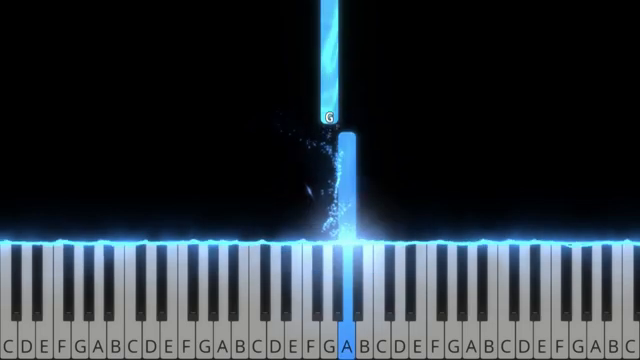
#> input picture frame 173 of media/Au Clair De La Lune - Super Easy Piano Tutorial.mp4, 640 x 360 px, given in place of FFX.mp4, which was not available
$ python test_Objects.py
#> lines starting #> are read from the running program, lines starting #| are printed output that depends on the picture; after the words box and inside, x2 and y2 are one past the last pixel; in counts of white or black regions, pixels touching at a corner belong together; pictures that were not available may be replaced by others from this repository, and a replacement may not be noted
#> further down, first_frame is the input picture: shape (360, 640, 3); mean B, G, R 58.5, 51.6, 43.2
### midi_scanner/utils/key_detection.py
import cv2
import numpy as np
from midi_scanner.utils.visualization import display_connected_components, display_lines, put_white_notes_on_image
from midi_scanner.Key import Key

from typing import List

blackNoteString = "a0c1d1f1g1a1c2d2f2g2a2c3d3f3g3a3c4d4f4g4a4c5d5f5g5a5c6d6f6g6a6c7d7f7g7a7"
whiteNoteString = "A0B0C1D1E1F1G1A1B1C2D2E2F2G2A2B2C3D3E3F3G3A3B3C4D4E4F4G4A4B4C5D5E5F5G5A5B5C6D6E6F6G6A6B6C7D7E7F7G7A7B7C8"

keyboard_note_list = ['C','c#', 'D','d#', 'E', 'F','f#', 'G', 'g#','A', 'a#', 'B']


# [72 lines left out: functions _get_keys_from_lines, get_black_keys, not called in this run]


def get_white_keys(clean_frame, start_key = "A0") -> List[Key]:
#> called with start_key = 'A0'
	im_height = clean_frame.shape[0]
#> im_height = 67
	im_bottom = clean_frame[int(im_height - (im_height / 3)):im_height, :]

	gray = cv2.cvtColor(im_bottom, cv2.COLOR_BGR2GRAY)
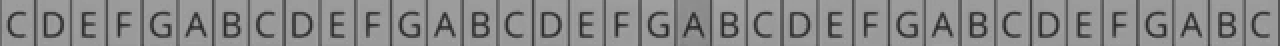
#> gray: shape (23, 640) (shown 2 times larger); min 38, max 164, mean 136.3

	canny_binary = cv2.threshold(gray, 128, 255, cv2.THRESH_BINARY | cv2.THRESH_OTSU)[1]
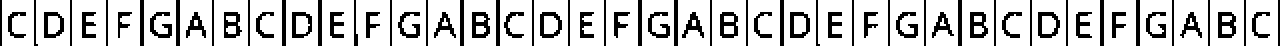
#> canny_binary: shape (23, 640) (shown 2 times larger); 78.4% white; black in thin lines or dots
	canny_binary = cv2.Canny(canny_binary, threshold1=120, threshold2=200)
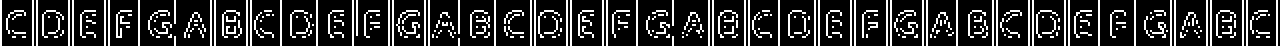
#> canny_binary: shape (23, 640) (shown 2 times larger); 18.9% white in thin lines or dots
	# cv2.imshow("canny", canny_binary)
	# Get lines with theta = 0 (vertical lines)
	lines_canny = cv2.HoughLines(canny_binary, rho=1, theta=np.pi / 180, threshold=20, min_theta=0, max_theta=np.pi / 180)
#> lines_canny = 57 rows, first 8: [0, 0], [16, 0], [18, 0], [34, 0], [36, 0], [52, 0], [54, 0], [69, 0]

	display_lines("White key detection: clines from houghlines", clean_frame, lines_canny)

	white_notes = _get_keys_from_lines(lines_canny, start_key, im_bottom.shape[1])

	# white_notes_img = put_white_notes_on_image(base_image=clean_frame.copy(), notes=white_notes)

	return white_notes

### midi_scanner/utils/visualization.py
import cv2
from midi_scanner import Key
import numpy as np
import colorsys
from midi_scanner.utils.ColorMidiScanner import MidiScannerColor

import logging

# [18 lines left out: function generate_color_array, not called in this run]

def display_lines(win_name, img, lines, level=logging.DEBUG):
#> called with lines = array of shape (57, 1, 2), level = 10
	new_img = img.copy()
	for line in lines:
		rho = int(line[0][0])
		theta = line[0][1]
		if theta != 0:
			theta = float(line[0][1])

			a = np.cos(theta)
			b = np.sin(theta)

			# x0 stores the value rcos(theta)
			x0 = a*rho

			# y0 stores the value rsin(theta)
			y0 = b*rho

			# x1 stores the rounded off value of (rcos(theta)-1000sin(theta))
			x1 = int(x0 + 1000*(-b))

			# y1 stores the rounded off value of (rsin(theta)+1000cos(theta))
			y1 = int(y0 + 1000*(a))

			# x2 stores the rounded off value of (rcos(theta)+1000sin(theta))
			x2 = int(x0 - 1000*(-b))

			# y2 stores the rounded off value of (rsin(theta)-1000cos(theta))
			y2 = int(y0 - 1000*(a))

			if round(theta,3) == round(np.pi/2, 3):
				color = (0,255,0)
				new_img = cv2.line(new_img, (x1, y1), (x2, y2), color, 2)
		else:
			new_img = cv2.line(new_img, (rho, 0), (rho, img.shape[0]), 255, 3)
#> this loop made 57 passes
#> (line, rho) on passes 1 to 12: ([[0, 0]], 0), ([[16, 0]], 16), ([[18, 0]], 18), ([[34, 0]], 34), ([[36, 0]], 36), ([[52, 0]], 52), ([[54, 0]], 54), ([[69, 0]], 69), ([[105, 0]], 105), ([[107, 0]], 107), ([[123, 0]], 123), ([[125, 0]], 125)
#> pass 1, in display_lines, `new_img = cv2.line(new_img, (rho, 0), (rho, img.shape[0]), 255, 3)`:
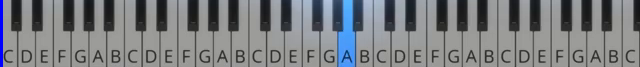
#> new_img: shape (67, 640, 3); mean B, G, R 127.9, 124.6, 121.6
#> pass 2, in display_lines, `new_img = cv2.line(new_img, (rho, 0), (rho, img.shape[0]), 255, 3)`:
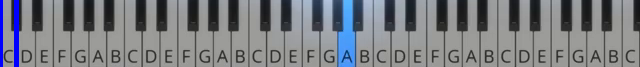
#> new_img: shape (67, 640, 3); 0.78% of pixels changed, all inside (x1, y1, x2, y2) = (14, 0, 19, 67)
#> pass 3, in display_lines, `new_img = cv2.line(new_img, (rho, 0), (rho, img.shape[0]), 255, 3)`:
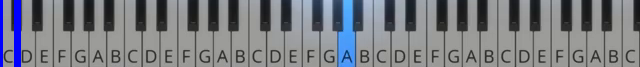
#> new_img: shape (67, 640, 3); 0.31% of pixels changed, all inside (x1, y1, x2, y2) = (19, 0, 21, 67)
#> after the loop:
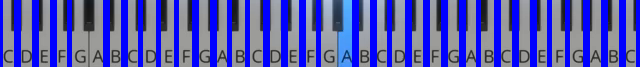
#> new_img: shape (67, 640, 3); mean B, G, R 176.5, 88.6, 86.3

#> (the run stopped early here; a loop or call above may not have finished)

$ run again, starting later in the video
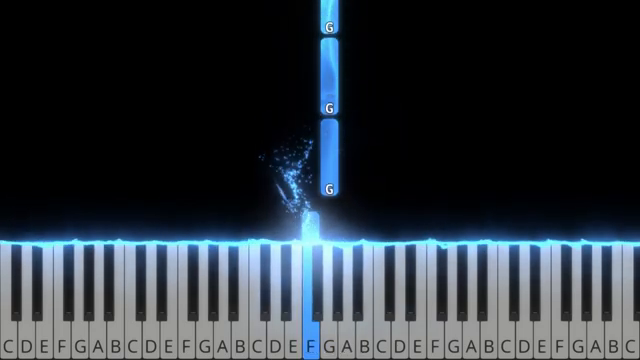
#> input picture frame 778 of media/Au Clair De La Lune - Super Easy Piano Tutorial.mp4, 640 x 360 px, given in place of FFX.mp4, which was not available
#> first_frame is the input picture: shape (360, 640, 3); mean B, G, R 58.7, 51, 43.2
#> lines_canny = 58 rows, first 8: [0, 0], [16, 0], [18, 0], [34, 0], [36, 0], [52, 0], [54, 0], [69, 0]
#> the loop in display_lines, `for line in lines:` made 58 passes
#> (line, rho) on passes 1 to 8: ([[0, 0]], 0), ([[16, 0]], 16), ([[18, 0]], 18), ([[34, 0]], 34), ([[36, 0]], 36), ([[52, 0]], 52), ([[54, 0]], 54), ([[69, 0]], 69)
#> pass 1, in display_lines, `new_img = cv2.line(new_img, (rho, 0), (rho, img.shape[0]), 255, 3)`:
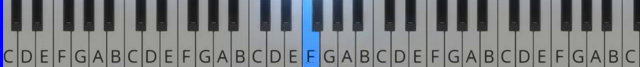
#> new_img: shape (67, 640, 3); mean B, G, R 128.5, 124.8, 121.8
#> after the loop in display_lines, `for line in lines:`:
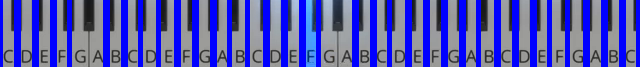
#> new_img: shape (67, 640, 3); mean B, G, R 176.7, 88.3, 86.3

$ run again, starting later in the video
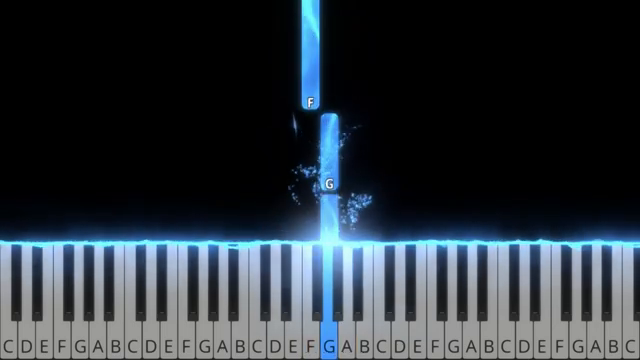
#> input picture frame 1384 of media/Au Clair De La Lune - Super Easy Piano Tutorial.mp4, 640 x 360 px, given in place of FFX.mp4, which was not available
#> first_frame is the input picture: shape (360, 640, 3); mean B, G, R 59.1, 51.5, 43.3
#> lines_canny = 58 rows, first 8: [0, 0], [16, 0], [34, 0], [36, 0], [52, 0], [54, 0], [69, 0], [105, 0]
#> the loop in display_lines, `for line in lines:` made 58 passes
#> (line, rho) on passes 1 to 8: ([[0, 0]], 0), ([[16, 0]], 16), ([[34, 0]], 34), ([[36, 0]], 36), ([[52, 0]], 52), ([[54, 0]], 54), ([[69, 0]], 69), ([[105, 0]], 105)
#> pass 1, in display_lines, `new_img = cv2.line(new_img, (rho, 0), (rho, img.shape[0]), 255, 3)`:
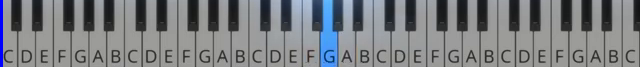
#> new_img: shape (67, 640, 3); mean B, G, R 128.6, 124.9, 121.7
#> after the loop in display_lines, `for line in lines:`:
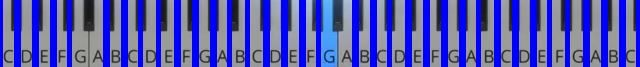
#> new_img: shape (67, 640, 3); mean B, G, R 177.4, 88.3, 85.6
